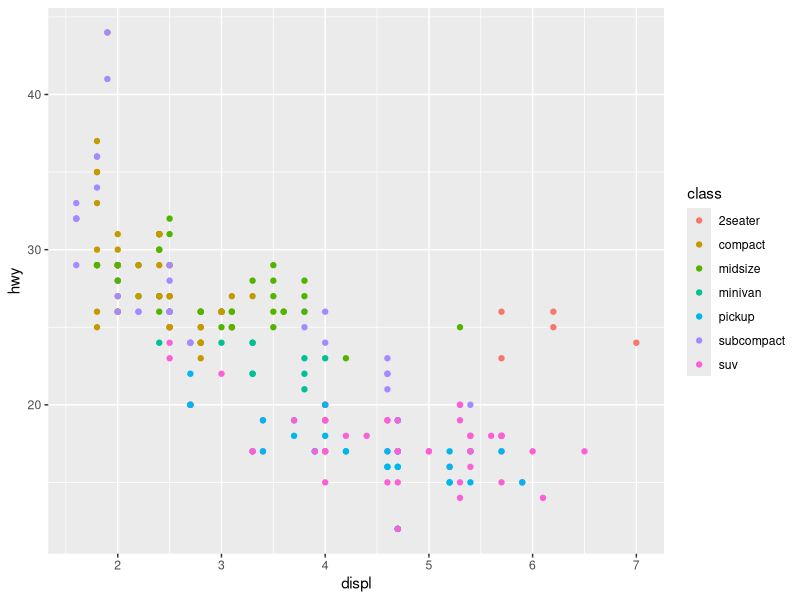
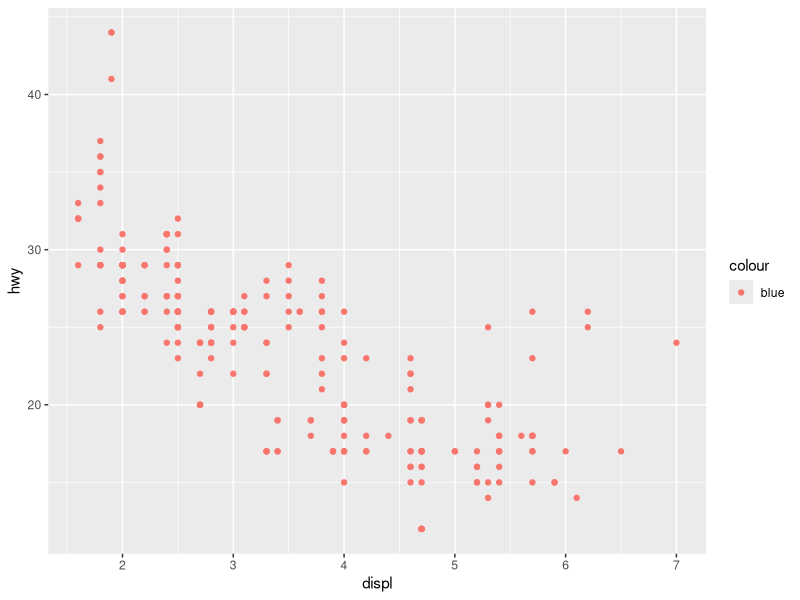
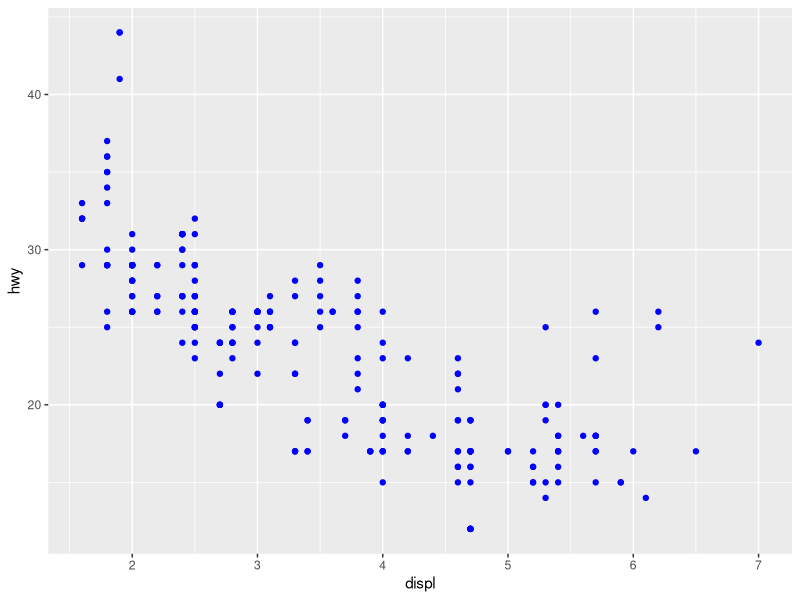
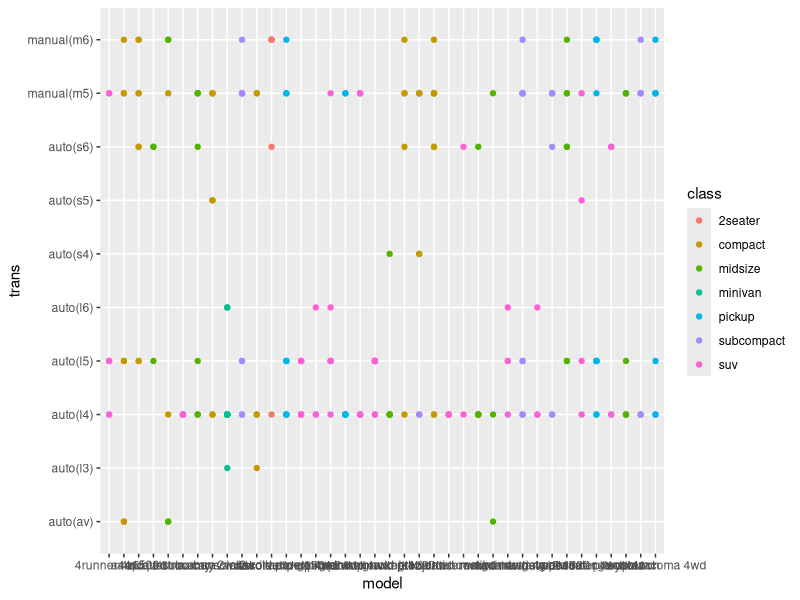
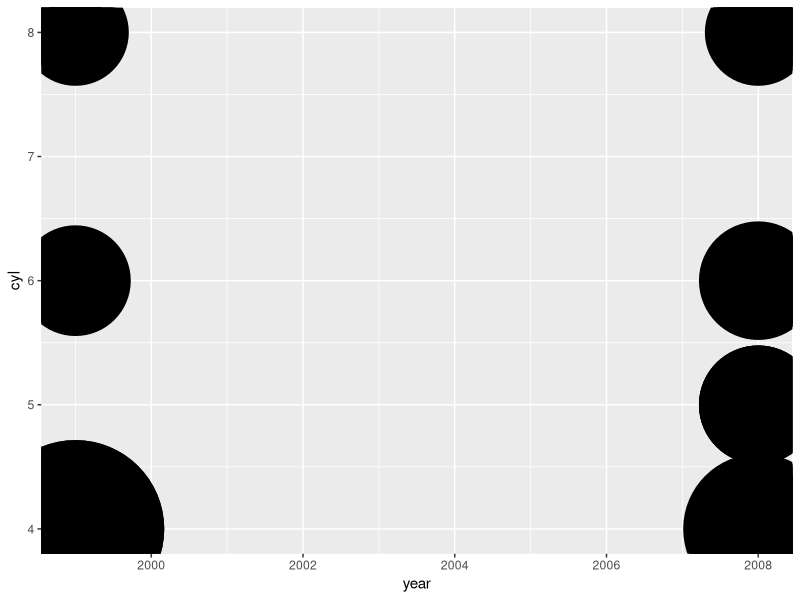
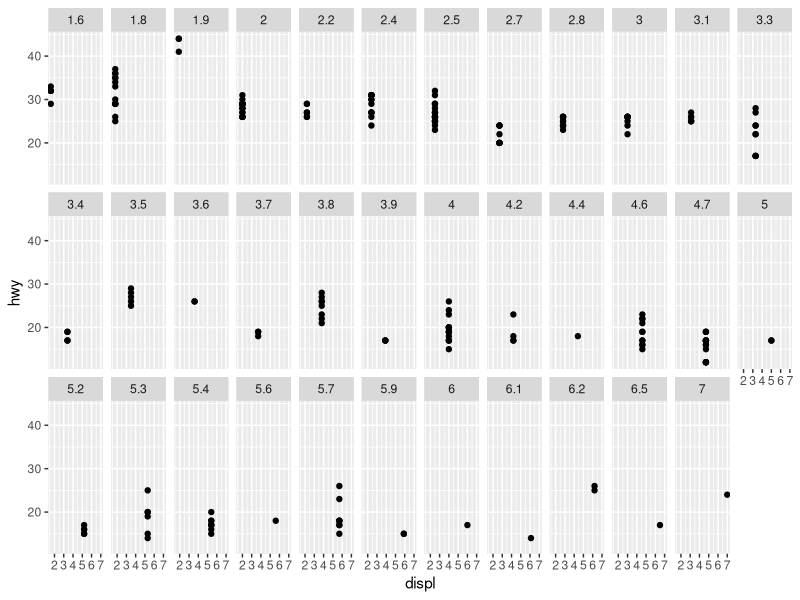
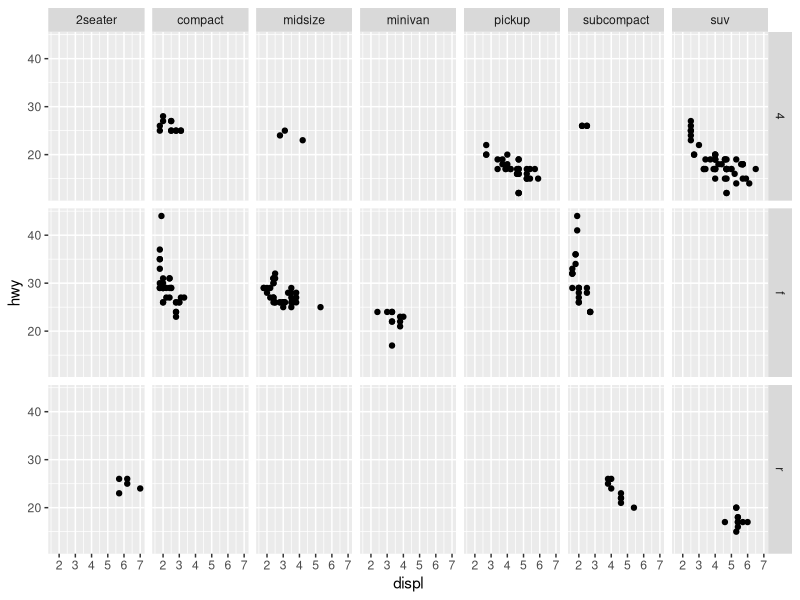
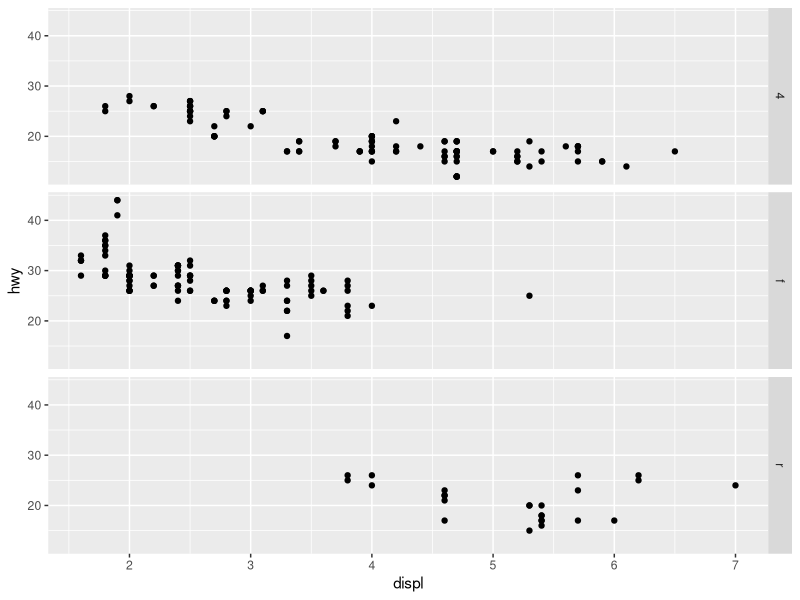

Reproduce these figures in R, in order. (Note: this script raises an error after producing the figures.)
# The easiest way to get ggplot2 is to install the whole tidyverse:
install.packages("tidyverse")

# Alternatively, install just ggplot2:
install.packages("ggplot2")

library(ggplot2)

mpg$trans

summary(mpg)
str(mpg)

ggplot(mpg, aes(displ, hwy, colour = class)) + 
  geom_point()

ggplot(data = mpg) + 
  geom_point(mapping = aes(x = displ, y = hwy, color = "blue"))

ggplot(data = mpg) + 
  geom_point(mapping = aes(x = displ, y = hwy), color = "blue")

unique(mpg$year)
# aes funciton
#x
# y
# alpha
# colour
# fill
# shape
# size
# stroke

#categorical
ggplot(data = mpg) + 
  geom_point(mapping = aes(x = model, y = trans, colour = class))

#numerical
ggplot(data = mpg) + 
  geom_point(mapping = aes(x = year, y = cyl, stroke = hwy))

#facet wrap
ggplot(data = mpg) + 
  geom_point(mapping = aes(x = displ, y = hwy)) +
  facet_wrap(~ displ, nrow = 3)

ggplot(data = mpg) + 
  geom_point(mapping = aes(x = displ, y = hwy)) +
  facet_grid(drv ~ class)


ggplot(data = mpg) + 
  geom_point(mapping = aes(x = displ, y = hwy)) +
  facet_grid(drv ~ .)

ggplot(data = mpg) + 
  geom_point(mapping = aes(x = displ, y = hwy)) +
  facet_grid(. ~ class)


# Geonm
ggplot(data = mpg) +
  geom_smooth(mapping = aes(x = displ, y = hwy))

ggplot(data = mpg) +
  geom_smooth(mapping = aes(x = displ, y = hwy, group = drv))

# use multiple geom
ggplot(data = mpg, mapping = aes(x = displ, y = hwy)) + 
  geom_point(colour = 'red') + 
  geom_smooth(colour = 'orange')



ggplot(data = mpg, mapping = aes(x = displ, y = hwy, colour = drv)) + 
  geom_point() + 
  geom_smooth(se = FALSE)


?ggplot(data = mpg) +
  geom_line(mapping = aes(x = displ, y = hwy), colour = 'blue') +
  geom_line(mapping = aes(x = displ, y = cty), colour = 'green')

#graph with legend, title, caption
ggplot(data = mpg) +
  geom_point(mapping = aes(x = cyl, y = displ, colour = cyl)) +
  labs(x = 'cylinder', y = 'displ', colour = 'Legend')

ggplot(data = mpg) +
  geom_bar(mapping = aes(x = cyl, colour = cyl)) +
  labs(x = 'cylinder', y = 'counts', colour = 'cylinder',
       title = 'Title', subtitle = 'subtitle',
       caption = 'Accurate as of 14 apr')
            
ggplot(data = mpg) +
  geom_boxplot(mapping = aes(x = hwy))            
        
#EXERCISE
ggplot(data = mpg, mapping = aes(x = displ, y = hwy, colour = drv)) + 
  geom_point() + 
  geom_smooth( mapping = aes(linetype = drv), se = FALSE, colour = 'blue')
  
# position = fill, dodge, identify, stack
ggplot(data = diamonds) + 
  geom_bar(mapping = aes(x = cut, fill = clarity), position = "fill")



ggplot(data = mpg, mapping = aes(x = cty, y = hwy)) + 
  geom_count()


#coordinate system
ggplot(data = mpg, mapping = aes(x = class, y = hwy)) + 
  geom_boxplot()

ggplot(data = mpg, mapping = aes(x = class, y = hwy)) + 
  geom_boxplot() +
  coord_flip()

